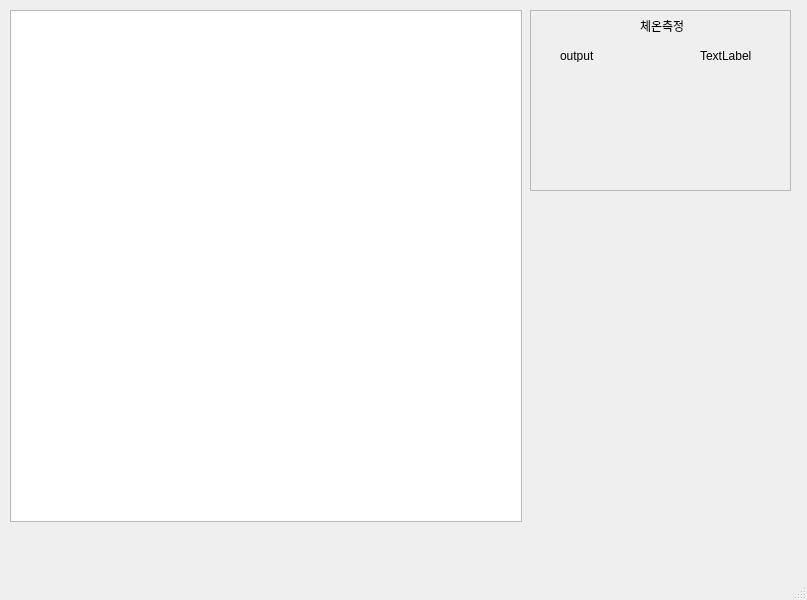
<?xml version="1.0" encoding="UTF-8"?>
<ui version="4.0">
 <class>MainWindow</class>
 <widget class="QMainWindow" name="MainWindow">
  <property name="geometry">
   <rect>
    <x>0</x>
    <y>0</y>
    <width>807</width>
    <height>600</height>
   </rect>
  </property>
  <property name="windowTitle">
   <string>MainWindow</string>
  </property>
  <widget class="QWidget" name="centralwidget">
   <widget class="QGraphicsView" name="graphicsView">
    <property name="geometry">
     <rect>
      <x>10</x>
      <y>10</y>
      <width>512</width>
      <height>512</height>
     </rect>
    </property>
   </widget>
   <widget class="QFrame" name="frame">
    <property name="geometry">
     <rect>
      <x>530</x>
      <y>10</y>
      <width>261</width>
      <height>181</height>
     </rect>
    </property>
    <property name="frameShape">
     <enum>QFrame::StyledPanel</enum>
    </property>
    <property name="frameShadow">
     <enum>QFrame::Raised</enum>
    </property>
    <widget class="QLabel" name="label">
     <property name="geometry">
      <rect>
       <x>110</x>
       <y>10</y>
       <width>56</width>
       <height>12</height>
      </rect>
     </property>
     <property name="text">
      <string>체온측정</string>
     </property>
    </widget>
    <widget class="QLabel" name="LB_temperature">
     <property name="geometry">
      <rect>
       <x>30</x>
       <y>40</y>
       <width>56</width>
       <height>12</height>
      </rect>
     </property>
     <property name="text">
      <string>output</string>
     </property>
    </widget>
    <widget class="QLabel" name="label_3">
     <property name="geometry">
      <rect>
       <x>170</x>
       <y>40</y>
       <width>56</width>
       <height>12</height>
      </rect>
     </property>
     <property name="text">
      <string>TextLabel</string>
     </property>
    </widget>
   </widget>
  </widget>
  <widget class="QStatusBar" name="statusbar"/>
 </widget>
 <resources/>
 <connections/>
</ui>
